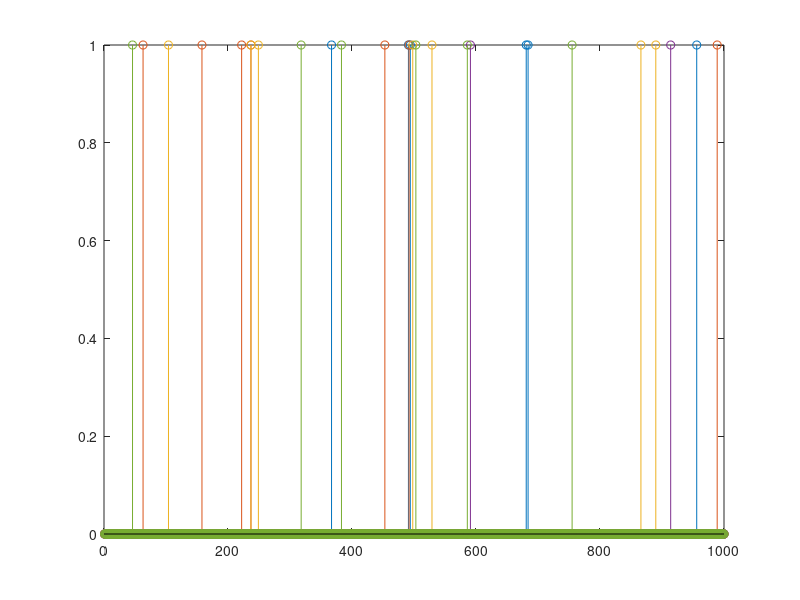

This chart was generated by the following MATLAB code:
close all
clear all

n = 1000;
m = 2000;

lambda = 0.5;
T = 10;

delta = T/n;

p = lambda*delta;

X = zeros(1, n);

for i = 1:m
    Xi = binornd(1, p, 1, n);
    X(i, :) = Xi;
end

for i = 1:5
    stem(X(i, :));
    hold on;
end

